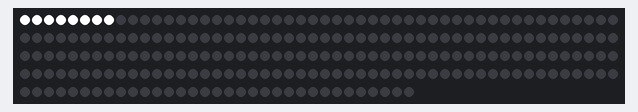
The sketch below on a simulated Arduino Uno, built with avr-gcc and run on an emulated ATmega328P. Parts: 233 RGB LEDs in strip order, left to right, continuing on the next row.

Above: at 0.1 s.

The sketch:

TestWit_SK.ino
```cpp
#include <Adafruit_NeoPixel.h>

// Instellingen
#define PIN          A0     // Data pin
#define NUMPIXELS    233     // Aantal leds

// LET OP: RGBW strip → NEO_GRBW
Adafruit_NeoPixel strip(NUMPIXELS, PIN, NEO_GRBW + NEO_KHZ800); // nu dus wel met de SK strip ;-)1

void setup() {
  strip.begin();
  strip.show(); // alles uit bij start
}

void loop() {

  // 1. Alle leds aan volgorde is R, G, B, Wit. Zet gerust de eeste 3 uit om te zien wat het verschil is
  for(int i = 0; i < 8; i++) {
    strip.setPixelColor(i, strip.Color(255, 255, 255, 255));
  }
  strip.show();
  delay(2000);


  // 4. Alles uit
  strip.clear();
  strip.show();
  delay(1000);
}
```
